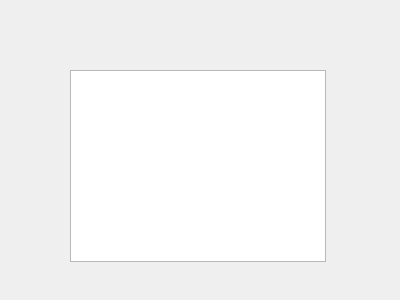
<?xml version="1.0" encoding="UTF-8"?>
<ui version="4.0">
 <class>Dialog</class>
 <widget class="QDialog" name="Dialog">
  <property name="geometry">
   <rect>
    <x>0</x>
    <y>0</y>
    <width>400</width>
    <height>300</height>
   </rect>
  </property>
  <property name="windowTitle">
   <string>Session Logs</string>
  </property>
  <widget class="QListWidget" name="listWidget">
   <property name="geometry">
    <rect>
     <x>70</x>
     <y>70</y>
     <width>256</width>
     <height>192</height>
    </rect>
   </property>
  </widget>
 </widget>
 <resources/>
 <connections/>
</ui>
